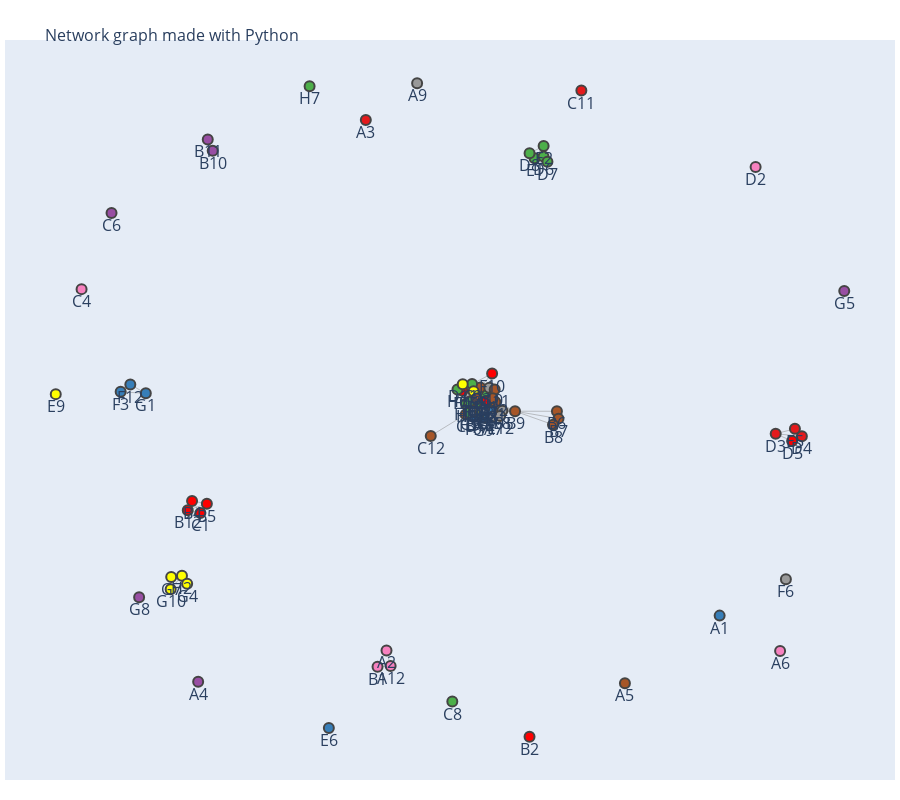
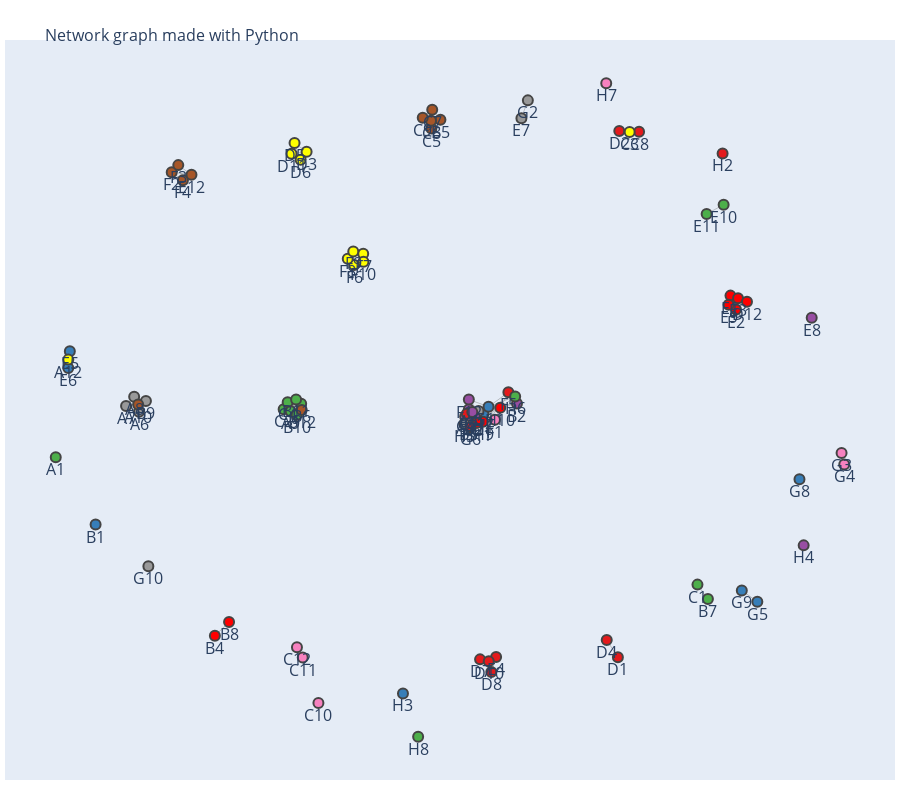
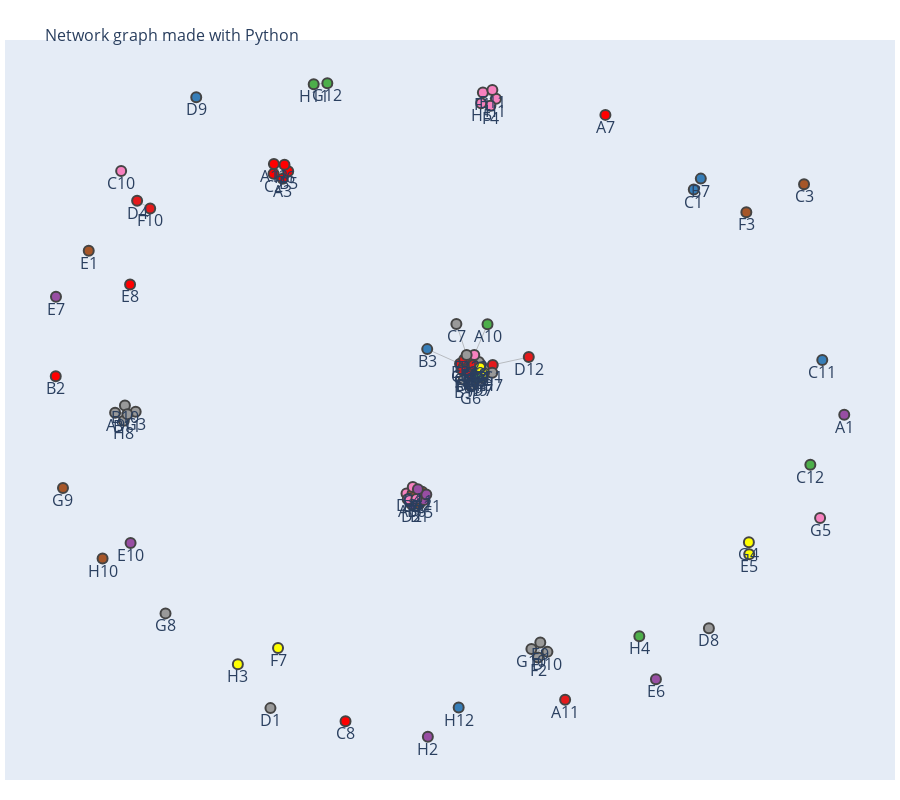
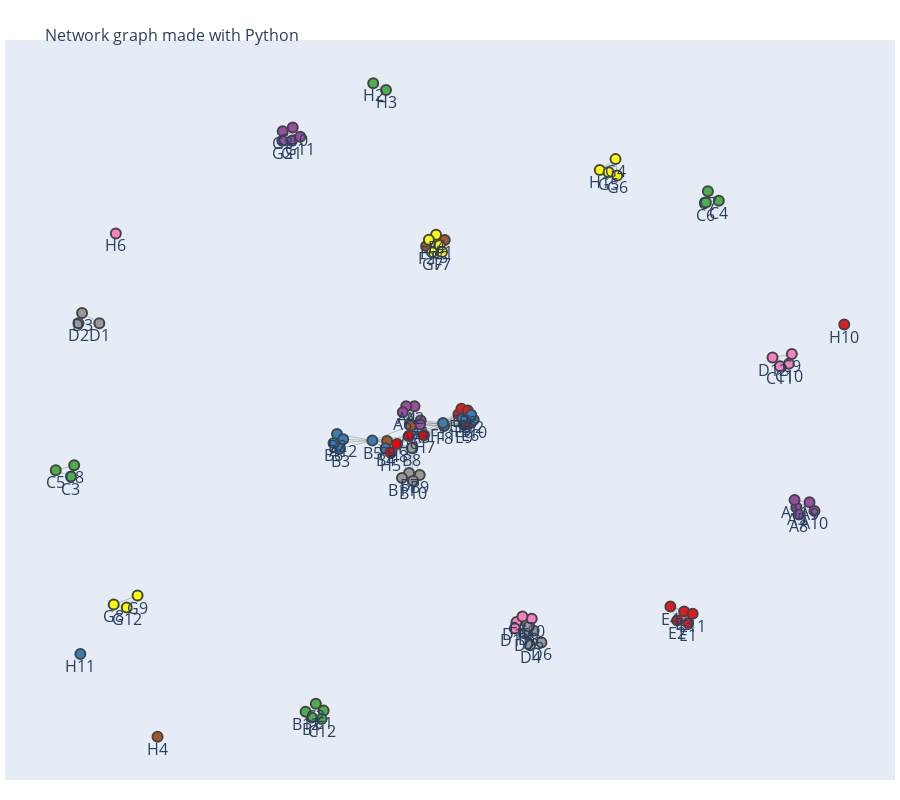

Source (notebook cell) for these figures, in order:
### Code cell
for i in range(0, 4):    
    project = f"TRIMMER00{i + 113}"
    plate = f"P10{i+1}"
    fig = create_plotly_network_graph(create_graph(read_in_nodes(f"/Users/keithmitchell/Downloads/{project}_{plate}_LightChain.tsv")))
    # write out the figure as an html
    fig.write_html(f"{project}_{plate}_LightChain.html")
    #fig.show()
